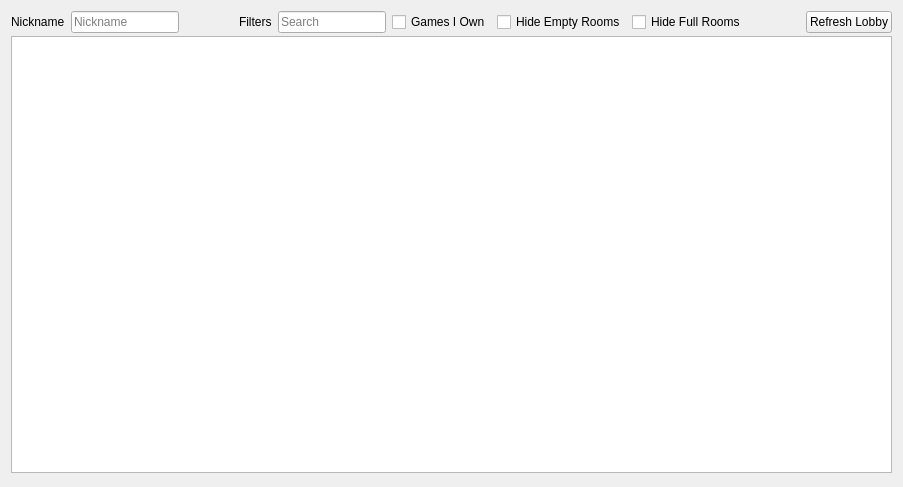
<?xml version="1.0" encoding="UTF-8"?>
<ui version="4.0">
 <class>Lobby</class>
 <widget class="QWidget" name="Lobby">
  <property name="geometry">
   <rect>
    <x>0</x>
    <y>0</y>
    <width>903</width>
    <height>487</height>
   </rect>
  </property>
  <property name="windowTitle">
   <string>Public Room Browser</string>
  </property>
  <layout class="QVBoxLayout" name="verticalLayout">
   <item>
    <layout class="QVBoxLayout" name="verticalLayout_2">
     <property name="spacing">
      <number>3</number>
     </property>
     <item>
      <layout class="QHBoxLayout" name="horizontalLayout_3">
       <property name="spacing">
        <number>6</number>
       </property>
       <item>
        <layout class="QHBoxLayout" name="horizontalLayout_5">
         <item>
          <widget class="QLabel" name="label">
           <property name="text">
            <string>Nickname</string>
           </property>
          </widget>
         </item>
         <item>
          <widget class="QLineEdit" name="nickname">
           <property name="placeholderText">
            <string>Nickname</string>
           </property>
          </widget>
         </item>
         <item>
          <spacer name="horizontalSpacer_2">
           <property name="orientation">
            <enum>Qt::Horizontal</enum>
           </property>
           <property name="sizeHint" stdset="0">
            <size>
             <width>40</width>
             <height>20</height>
            </size>
           </property>
          </spacer>
         </item>
         <item>
          <widget class="QLabel" name="label_2">
           <property name="text">
            <string>Filters</string>
           </property>
          </widget>
         </item>
         <item>
          <widget class="QLineEdit" name="search">
           <property name="placeholderText">
            <string>Search</string>
           </property>
           <property name="clearButtonEnabled">
            <bool>true</bool>
           </property>
          </widget>
         </item>
         <item>
          <widget class="QCheckBox" name="games_owned">
           <property name="text">
            <string>Games I Own</string>
           </property>
          </widget>
         </item>
         <item>
          <widget class="QCheckBox" name="hide_empty">
           <property name="text">
            <string>Hide Empty Rooms</string>
           </property>
          </widget>
         </item>
         <item>
          <widget class="QCheckBox" name="hide_full">
           <property name="text">
            <string>Hide Full Rooms</string>
           </property>
          </widget>
         </item>
         <item>
          <spacer name="horizontalSpacer">
           <property name="orientation">
            <enum>Qt::Horizontal</enum>
           </property>
           <property name="sizeHint" stdset="0">
            <size>
             <width>40</width>
             <height>20</height>
            </size>
           </property>
          </spacer>
         </item>
         <item>
          <widget class="QPushButton" name="refresh_list">
           <property name="text">
            <string>Refresh Lobby</string>
           </property>
          </widget>
         </item>
        </layout>
       </item>
      </layout>
     </item>
     <item>
      <widget class="QTreeView" name="room_list"/>
     </item>
     <item>
      <widget class="QWidget" name="widget" native="true"/>
     </item>
    </layout>
   </item>
  </layout>
 </widget>
 <resources/>
 <connections/>
</ui>
